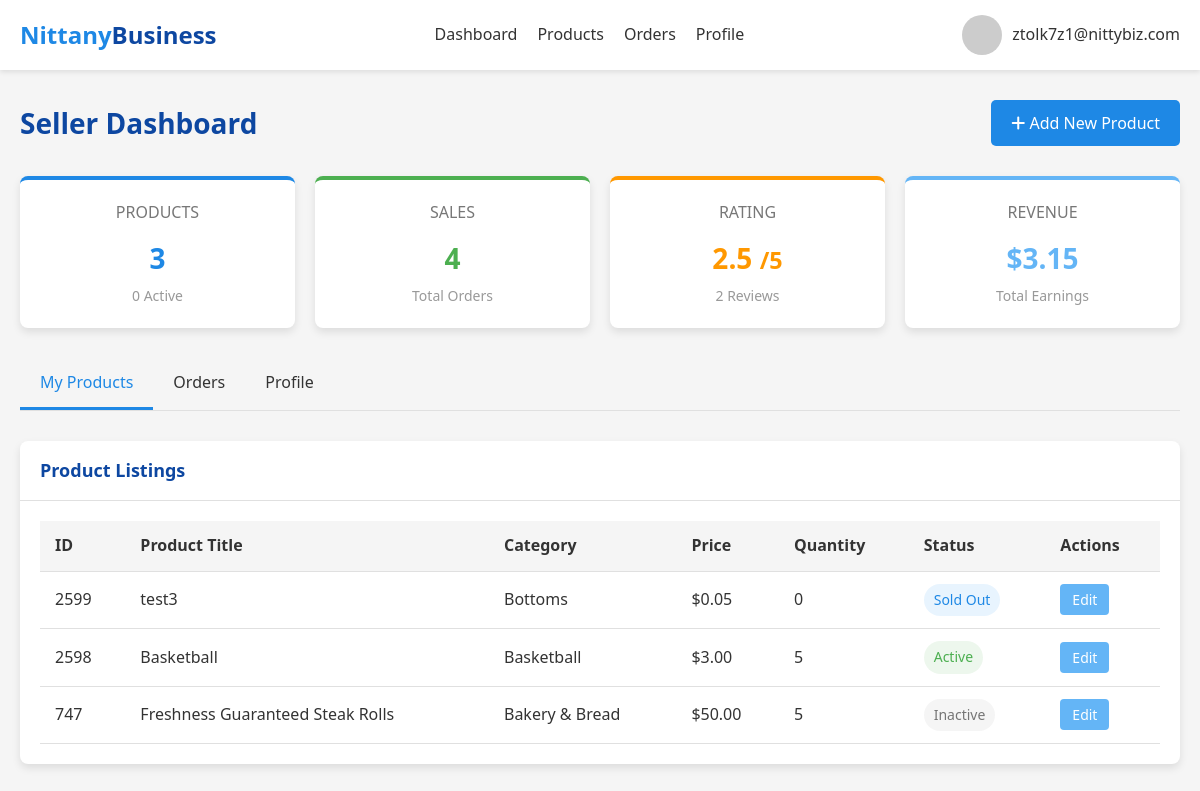
/seller_dashboard (signed in), run on the app's committed database.
### tables this page shows
CREATE TABLE Product_Listings (
    seller_email TEXT,
    listing_id INTEGER,
    category TEXT NOT NULL,
    product_title TEXT NOT NULL,
    product_name TEXT NOT NULL,
    product_description TEXT,
    quantity INTEGER NOT NULL,
    product_price REAL NOT NULL,
    status TEXT NOT NULL,
    PRIMARY KEY (seller_email, listing_id),
    FOREIGN KEY (seller_email) REFERENCES Sellers(email),
    FOREIGN KEY (category) REFERENCES Categories(category_name)
);

### app.py (the view)
@app.route('/seller_dashboard')
def seller_dashboard():
    if 'user_email' not in session:
        return redirect(url_for('login'))
    if session['user_type'] != 'seller':
        return redirect(url_for('dashboard'))
    conn = get_db_connection()
    seller = conn.execute(
        'SELECT * FROM Sellers WHERE email = ?',
        (session['user_email'],)
    ).fetchone()
    address = None
    if seller and seller['business_address_id']:
        address = conn.execute(
            '''SELECT a.*, z.city, z.state
               FROM Address a
               JOIN Zipcode_Info z ON a.zipcode = z.zipcode
               WHERE a.address_id = ?''',
            (seller['business_address_id'],)
        ).fetchone()
    products = conn.execute(
        '''SELECT * FROM Product_Listings
           WHERE Seller_Email = ?
           ORDER BY Listing_ID DESC''',
        (session['user_email'],)
    ).fetchall()
    product_count = len(products)
    active_product_count = sum(1 for p in products if p['Status'] == 1)
    orders = conn.execute(
        '''SELECT o.*, pl.Product_Title, pl.Product_Description, pl.Product_Price, b.email as buyer_email
           FROM Orders o
           JOIN Product_Listings pl ON o.Listing_ID = pl.Listing_ID
           JOIN Buyer b ON o.Buyer_Email = b.email
           WHERE o.Seller_Email = ?
           ORDER BY o.Date DESC''',
        (session['user_email'],)
    ).fetchall()
    order_count = len(orders)
    total_revenue = sum(float(o['Product_Price']) * int(o['Quantity']) for o in orders)
    avg_rating_result = conn.execute(
        '''SELECT AVG(r.Rating) as avg_rating, COUNT(r.Rating) as review_count
           FROM Reviews r
           JOIN Orders o ON r.Order_ID = o.Order_ID
           WHERE o.Seller_Email = ?''',
        (session['user_email'],)
    ).fetchone()
    avg_rating = avg_rating_result['avg_rating'] if avg_rating_result and avg_rating_result['avg_rating'] is not None else None
    review_count = avg_rating_result['review_count'] if avg_rating_result else 0
    categories = conn.execute(
        'SELECT category_name FROM Categories ORDER BY category_name'
    ).fetchall()
    conn.close()
    active_tab = request.args.get('tab', 'products')
    return render_template(
        'seller_dashboard.html',
        user_email=session['user_email'],
        user_type=session['user_type'],
        seller=seller,
        address=address,
        products=products,
        orders=orders,
        categories=categories,
        product_count=product_count,
        active_product_count=active_product_count,
        order_count=order_count,
        total_revenue=total_revenue,
        avg_rating=avg_rating,
        review_count=review_count,
        active_tab=active_tab
    )

### app.py (called while the page is built)
def get_db_connection():
    conn = sqlite3.connect(app.config['DATABASE'])
    conn.row_factory = sqlite3.Row
    return conn

### templates/seller_dashboard.html (shortened to what this page needs)
<!DOCTYPE html>
<html lang="en">
<head>
    <link rel="stylesheet" href="https://cdnjs.cloudflare.com/ajax/libs/font-awesome/6.4.0/css/all.min.css">
</head>
<body>
    <header>
        <div class="container">
            <nav class="navbar">
                <a href="/" class="logo">Nittany<span>Business</span></a>
                <div class="nav-links">
                    <a href="/seller_dashboard">Dashboard</a>
                    <a href="/seller_dashboard?tab=products">Products</a>
                    <a href="/seller_dashboard?tab=orders">Orders</a>
                    <a href="/seller_dashboard?tab=profile">Profile</a>
                </div>
                <div class="user-menu">
                    <img src="/static/images/user-default.jpg" alt="User Avatar"
                        onerror="this.onerror=null;this.src='https://placehold.co/40x40/0d47a1/ffffff?text=User';">
                    <span>{{ user_email }}</span>
                </div>
            </nav>
        </div>
    </header>
    <main>
        <div class="container">
            <div class="dashboard-header">
                <h1>Seller Dashboard</h1>
                <button class="btn btn-primary add-product-btn" onclick="openAddProductModal()">
                    <i class="fas fa-plus"></i> Add New Product
                </button>
            </div>
            <div class="summary-grid">
                <div class="summary-card products">
                    <div class="title">PRODUCTS</div>
                    <div class="value">{{ product_count }}</div>
                    <div class="subtitle">{{ active_product_count }} Active</div>
                </div>
                <div class="summary-card sales">
                    <div class="title">SALES</div>
                    <div class="value">{{ order_count }}</div>
                    <div class="subtitle">Total Orders</div>
                </div>
                <div class="summary-card rating">
                    <div class="title">RATING</div>
                    <div class="value">
                        {{ "%.1f"|format(avg_rating) if avg_rating else "N/A" }}
                        {% if avg_rating %}
                        <small>/5</small>
                        {% endif %}
                    </div>
                    <div class="subtitle">{{ review_count }} Reviews</div>
                </div>
                <div class="summary-card revenue">
                    <div class="title">REVENUE</div>
                    <div class="value">${{ "%.2f"|format(total_revenue) }}</div>
                    <div class="subtitle">Total Earnings</div>
                </div>
            </div>
            <div class="tabs">
                <div class="tab {% if active_tab == 'products' %}active{% endif %}" data-tab="products">My Products
                </div>
                <div class="tab {% if active_tab == 'orders' %}active{% endif %}" data-tab="orders">Orders</div>
                <div class="tab {% if active_tab == 'profile' %}active{% endif %}" data-tab="profile">Profile</div>
            </div>
            <div class="tab-content {% if active_tab == 'products' %}active{% endif %}" id="products-content">
                <div class="card">
                    <div class="card-header">
                        <h2>Product Listings</h2>
                    </div>
                    <div class="card-body">
                        {% if products %}
                        <table class="product-table">
                            <thead>
                                <tr>
                                    <th>ID</th>
                                    <th>Product Title</th>
                                    <th>Category</th>
                                    <th>Price</th>
                                    <th>Quantity</th>
                                    <th>Status</th>
                                    <th>Actions</th>
                                </tr>
                            </thead>
                            <tbody>
                                {% for product in products %}
                                <tr>
                                    <td>{{ product.Listing_ID }}</td>
                                    <td>{{ product.Product_Title }}</td>
                                    <td>{{ product.Category }}</td>
                                    <td>${{ "%.2f"|format(product.Product_Price) }}</td>
                                    <td>{{ product.Quantity }}</td>
                                    <td>
                                        {% if product.status == '1' %}
                                        <span class="product-status status-active">Active</span>
                                        {% elif product.status == '0' %}
                                        <span class="product-status status-inactive">Inactive</span>
                                        {% elif product.status == '2' %}
                                        <span class="product-status status-sold">Sold Out</span>
                                        {% else %}
                                        <span class="product-status status-inactive">Unknown ({{ product.status
                                            }})</span> {% endif %}
                                    </td>
                                    <td>
                                        <button class="action-btn edit-btn"
                                            onclick="openEditProductModal('{{ product.Listing_ID }}')">Edit</button>
                                    </td>
                                </tr>
                                {% endfor %}
                            </tbody>
                        </table>
                        {% endif %}
                    </div>
                </div>
            </div>
        </div>
    </main>
</body>
</html>

### templates/seller_dashboard.html (style rules this page uses)
:root { --primary-color: #1e88e5; --secondary-color: #0d47a1; --accent-color: #64b5f6; --success-color: #4caf50; --warning-color: #ff9800; --danger-color: #f44336; --text-color: #333; --light-bg: #f5f5f5; --card-shadow: 0 4px 8px rgba(0, 0, 0, 0.1); --hover-transition: all 0.3s ease; --border-color: #e0e0e0; }
* { margin: 0; padding: 0; box-sizing: border-box; font-family: 'Segoe UI', Tahoma, Geneva, Verdana, sans-serif; }
body { background-color: var(--light-bg); color: var(--text-color); line-height: 1.6; min-height: 100vh; display: flex; flex-direction: column; }
.container { max-width: 1200px; margin: 0 auto; padding: 0 20px; }
header { background-color: white; box-shadow: 0 2px 5px rgba(0, 0, 0, 0.1); position: sticky; top: 0; z-index: 100; }
.navbar { display: flex; justify-content: space-between; align-items: center; padding: 15px 0; }
.logo { font-size: 24px; font-weight: bold; color: var(--primary-color); text-decoration: none; }
.logo span { color: var(--secondary-color); }
.nav-links { display: flex; gap: 20px; }
.nav-links a { color: var(--text-color); text-decoration: none; font-weight: 500; transition: var(--hover-transition); }
.user-menu { position: relative; display: flex; align-items: center; cursor: pointer; }
.user-menu img { width: 40px; height: 40px; border-radius: 50%; margin-right: 10px; }
main { flex: 1; padding: 30px 0; }
.dashboard-header { display: flex; justify-content: space-between; align-items: center; margin-bottom: 30px; }
.dashboard-header h1 { font-size: 28px; color: var(--secondary-color); }
.tabs { display: flex; border-bottom: 1px solid var(--border-color); margin-bottom: 30px; }
.tab { padding: 12px 20px; cursor: pointer; border-bottom: 3px solid transparent; font-weight: 500; transition: var(--hover-transition); }
.tab.active { border-bottom-color: var(--primary-color); color: var(--primary-color); }
.tab-content { display: none; }
.tab-content.active { display: block; }
.card { background-color: white; border-radius: 8px; box-shadow: var(--card-shadow); margin-bottom: 20px; overflow: hidden; }
.card-header { padding: 15px 20px; border-bottom: 1px solid var(--border-color); display: flex; justify-content: space-between; align-items: center; }
.card-header h2 { font-size: 18px; color: var(--secondary-color); }
.card-body { padding: 20px; }
.summary-grid { display: grid; grid-template-columns: repeat(auto-fit, minmax(250px, 1fr)); gap: 20px; margin-bottom: 30px; }
.summary-card { background-color: white; border-radius: 8px; box-shadow: var(--card-shadow); padding: 20px; text-align: center; border-top: 4px solid var(--primary-color); }
.summary-card .title { font-size: 16px; color: #777; margin-bottom: 10px; }
.summary-card .value { font-size: 28px; font-weight: 700; color: var(--primary-color); margin-bottom: 5px; }
.summary-card .subtitle { font-size: 14px; color: #999; }
.summary-card.sales { border-top-color: var(--success-color); }
.summary-card.sales .value { color: var(--success-color); }
.summary-card.rating { border-top-color: var(--warning-color); }
.summary-card.rating .value { color: var(--warning-color); }
.summary-card.revenue { border-top-color: var(--accent-color); }
.summary-card.revenue .value { color: var(--accent-color); }
.product-table { width: 100%; border-collapse: collapse; }
.product-table th, .product-table td { padding: 12px 15px; text-align: left; border-bottom: 1px solid var(--border-color); }
.product-table th { background-color: var(--light-bg); font-weight: 600; }
.product-status { padding: 5px 10px; border-radius: 20px; font-size: 14px; font-weight: 500; display: inline-block; text-align: center; }
.status-active { background-color: rgba(76, 175, 80, 0.1); color: var(--success-color); }
.status-inactive { background-color: rgba(158, 158, 158, 0.1); color: #757575; }
.status-sold { background-color: rgba(33, 150, 243, 0.1); color: var(--primary-color); }
.action-btn { padding: 6px 12px; border-radius: 4px; font-size: 14px; font-weight: 500; cursor: pointer; transition: var(--hover-transition); border: none; color: white; margin-right: 5px; }
.edit-btn { background-color: var(--accent-color); }
.btn { padding: 12px 20px; border-radius: 5px; font-weight: 500; cursor: pointer; transition: var(--hover-transition); text-decoration: none; display: inline-block; font-size: 16px; }
.btn-primary { background-color: var(--primary-color); color: white; border: none; }

### data on the page
Product_Listings: Listing_ID "2599", Product_Title "test3", Category "Bottoms", Product_Price "0.05", Quantity "0", status "Sold Out"
Product_Listings: Listing_ID "2598", Product_Title "Basketball", Category "Basketball", Product_Price "3.00", Quantity "5", status "Active"
Product_Listings: Listing_ID "747", Product_Title "Freshness Guaranteed Steak Rolls", Category "Bakery & Bread", Product_Price "50.00", Quantity "5", status "Inactive"

### other printed values
{{ user_email }} "ztolk7z1@nittybiz.com"
{{ product_count }} "3"
{{ active_product_count }} "0"
{{ order_count }} "4"
{{ "%.1f"|format(avg_rating) if avg_rating else "N/A" }} "2.5"
{{ review_count }} "2"
{{ "%.2f"|format(total_revenue) }} "3.15"
